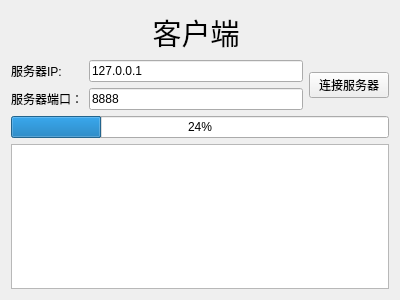
<?xml version="1.0" encoding="UTF-8"?>
<ui version="4.0">
 <class>ClientWidget</class>
 <widget class="QWidget" name="ClientWidget">
  <property name="geometry">
   <rect>
    <x>0</x>
    <y>0</y>
    <width>400</width>
    <height>300</height>
   </rect>
  </property>
  <property name="windowTitle">
   <string>Form</string>
  </property>
  <layout class="QGridLayout" name="gridLayout">
   <item row="0" column="1">
    <widget class="QLabel" name="label">
     <property name="font">
      <font>
       <family>楷体</family>
       <pointsize>22</pointsize>
      </font>
     </property>
     <property name="text">
      <string>客户端</string>
     </property>
     <property name="alignment">
      <set>Qt::AlignCenter</set>
     </property>
    </widget>
   </item>
   <item row="1" column="0">
    <widget class="QLabel" name="labelIP">
     <property name="text">
      <string>服务器IP:</string>
     </property>
    </widget>
   </item>
   <item row="1" column="1">
    <widget class="QLineEdit" name="lineEditIP">
     <property name="text">
      <string>127.0.0.1</string>
     </property>
    </widget>
   </item>
   <item row="1" column="2" rowspan="2">
    <widget class="QPushButton" name="buttonConnect">
     <property name="text">
      <string>连接服务器</string>
     </property>
    </widget>
   </item>
   <item row="2" column="0">
    <widget class="QLabel" name="labelPort">
     <property name="text">
      <string>服务器端口：</string>
     </property>
    </widget>
   </item>
   <item row="2" column="1">
    <widget class="QLineEdit" name="lineEditPort">
     <property name="text">
      <string>8888</string>
     </property>
    </widget>
   </item>
   <item row="3" column="0" colspan="3">
    <widget class="QProgressBar" name="progressBar">
     <property name="value">
      <number>24</number>
     </property>
    </widget>
   </item>
   <item row="4" column="0" colspan="3">
    <widget class="QTextEdit" name="textEdit"/>
   </item>
  </layout>
 </widget>
 <resources/>
 <connections/>
</ui>
